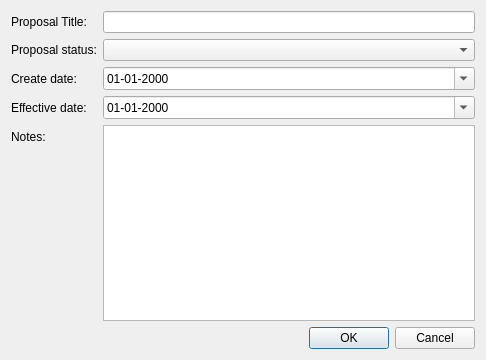
<?xml version="1.0" encoding="UTF-8"?>
<ui version="4.0">
 <class>ProposalDetails</class>
 <widget class="QDialog" name="ProposalDetails">
  <property name="geometry">
   <rect>
    <x>0</x>
    <y>0</y>
    <width>486</width>
    <height>360</height>
   </rect>
  </property>
  <property name="sizePolicy">
   <sizepolicy hsizetype="Fixed" vsizetype="Fixed">
    <horstretch>0</horstretch>
    <verstretch>0</verstretch>
   </sizepolicy>
  </property>
  <property name="maximumSize">
   <size>
    <width>500</width>
    <height>360</height>
   </size>
  </property>
  <property name="windowTitle">
   <string>Proposal Details</string>
  </property>
  <layout class="QFormLayout" name="formLayout">
   <item row="0" column="0">
    <widget class="QLabel" name="label">
     <property name="text">
      <string>Proposal Title:</string>
     </property>
    </widget>
   </item>
   <item row="0" column="1">
    <widget class="QLineEdit" name="ProposalTitle"/>
   </item>
   <item row="1" column="0">
    <widget class="QLabel" name="label_2">
     <property name="text">
      <string>Proposal status:</string>
     </property>
    </widget>
   </item>
   <item row="1" column="1">
    <widget class="QComboBox" name="ProposalStatusID"/>
   </item>
   <item row="2" column="0">
    <widget class="QLabel" name="label_3">
     <property name="text">
      <string>Create date:</string>
     </property>
    </widget>
   </item>
   <item row="2" column="1">
    <widget class="QDateEdit" name="ProposalCreateDate">
     <property name="displayFormat">
      <string>dd-MM-yyyy</string>
     </property>
     <property name="calendarPopup">
      <bool>true</bool>
     </property>
    </widget>
   </item>
   <item row="3" column="0">
    <widget class="QLabel" name="label_5">
     <property name="text">
      <string>Effective date:</string>
     </property>
    </widget>
   </item>
   <item row="3" column="1">
    <widget class="QDateEdit" name="ProposalOpenDate">
     <property name="displayFormat">
      <string>dd-MM-yyyy</string>
     </property>
     <property name="calendarPopup">
      <bool>true</bool>
     </property>
    </widget>
   </item>
   <item row="4" column="0">
    <widget class="QLabel" name="label_4">
     <property name="text">
      <string>Notes:</string>
     </property>
    </widget>
   </item>
   <item row="4" column="1">
    <widget class="QTextEdit" name="ProposalNotes"/>
   </item>
   <item row="5" column="1">
    <widget class="QDialogButtonBox" name="button_box">
     <property name="standardButtons">
      <set>QDialogButtonBox::Cancel|QDialogButtonBox::Ok</set>
     </property>
    </widget>
   </item>
  </layout>
 </widget>
 <tabstops>
  <tabstop>ProposalTitle</tabstop>
  <tabstop>ProposalStatusID</tabstop>
  <tabstop>ProposalCreateDate</tabstop>
  <tabstop>ProposalOpenDate</tabstop>
  <tabstop>ProposalNotes</tabstop>
 </tabstops>
 <resources/>
 <connections/>
</ui>
